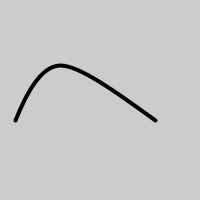
Frame 1 (no input)
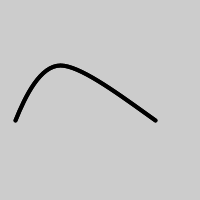
Frame 2 (the mouse pressed at the canvas centre, redrawn once)

The Processing sketch that drew these frames (run headless with seeded random() and noise(); the mouse was pressed at the canvas centre and the sketch redrawn once):

// Processing sketch: ex22_1
// ── ex22_1.pde
//ex22.1
//Kirsten Low z3330533
// function to draw a parameterized arch

float c = 25.0;

void setup() {
size (200,200);
smooth();
noLoop();
}

void draw(){
  arch(c);
}

void arch(float curvature){
  float y=120.0;
  strokeWeight(4);
  noFill();
  beginShape();
  vertex(15.0,y);
  bezierVertex(25,y-curvature, 40, 65, 60, 65);
  bezierVertex(80, 65, 120, y-curvature, 155, y);
  endShape();
}
